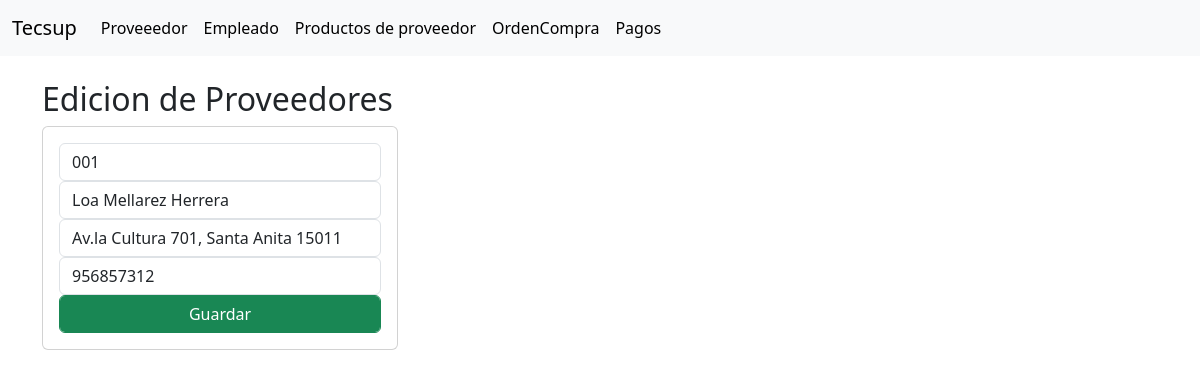
The page /proveedores/edicionproveedor/001 on the database its author committed.
### compra/models.py (models this page shows, shortened)
class Proveedor(models.Model):
    id=models.CharField(primary_key=True, max_length=6)
    nombre = models.CharField(max_length=50)
    direccion =models.CharField(max_length=50)
    telefono = models.PositiveIntegerField()

### compra/views.py (the view)
# urls.py: path('proveedores/edicionproveedor/<id>', views.edicionproveedor),
def edicionproveedor(request,id):
    proveedor=Proveedor.objects.get(id=id)
    return render(request, "editarproveedor.html", {"proveedores":proveedor})

### compra/templates/editarproveedor.html (shortened to what this page needs)
{% extends './base.html' %}
{% block body %}
<div class="row">
    <div class="col-sm-12 col-md-6 col-lg-4 col-xl-4">
        <h2>Edicion de Proveedores</h2>
        <div class="card">
            <div class="card-body">
                <form action="/editarproveedor" method="POST">
                    <div class="form-group">
                        <input type="text" name="txtid" id="txtid" class="form-control" readonly value="{{proveedores.id}}">
                    </div>
                    <div class="form-group">
                        <input type="text" name="txtnombre" id="txtnombre" class="form-control" value="{{proveedores.nombre}}">
                    </div>
                    <div class="form-group">
                        <input type="text" name="txtdireccion" id="txtdireccion" class="form-control" value="{{proveedores.direccion}}">
                    </div>
                    <div class="form-group">
                        <input type="number" name="txttelefono" id="txttelefono" class="form-control" value="{{proveedores.telefono}}">
                    </div>
                    <button type="submit" class="btn btn-success form-control">Guardar</button>
                </form>
            </div>
        </div>
    </div>
    {% endblock %}

### rows shown on the page
Proveedor: txtid "001", txtnombre "Loa Mellarez Herrera", txtdireccion "Av.la Cultura 701, Santa Anita 15011", txttelefono "956857312"
